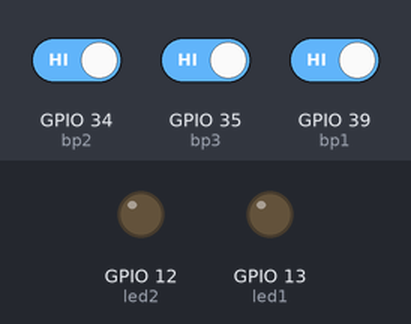
A program run on a simulated ESP32 board running MicroPython. Shown: output pins drawn as LEDs (lit = HIGH). The test bench sets the inputs (shaded band); at power-on: GPIO 34 (bp2) HIGH, GPIO 39 (bp1) HIGH, GPIO 35 (bp3) HIGH.

Above: at 1.2 s.
1.3 s: GPIO 34 (bp2) driven LOW
At 2.3 s:
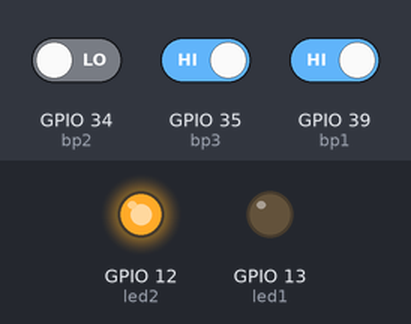
2.8 s: GPIO 39 (bp1) driven LOW
At 3.4 s:
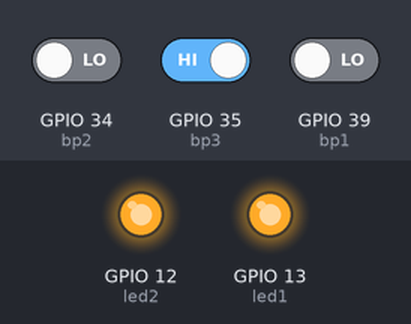
4.3 s: GPIO 35 (bp3) driven LOW
Timing chart, 0 to 4.4 s (numbered marks = the images above; inputs shaded):
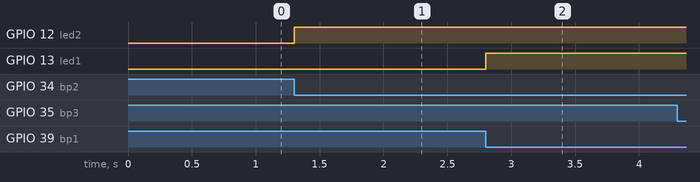

The program:

push_button.py
```python
from machine import Pin

bp1 = Pin(39, Pin.IN)
bp2 = Pin(34, Pin.IN)
bp3 = Pin(35, Pin.IN)

led1 = Pin(13,Pin.OUT)
led2 = Pin(12,Pin.OUT)

while True:
    if bp1.value() == 0:
        led1.on()
    if bp2.value() == 0:
        led2.on()
    if bp3.value() == 0:
        led1.off()
        led2.off()
```

Measured:
- after the input at 1.3 s, GPIO 12 (led2): LOW → HIGH at once
- after the input at 2.8 s, GPIO 13 (led1): LOW → HIGH at once
